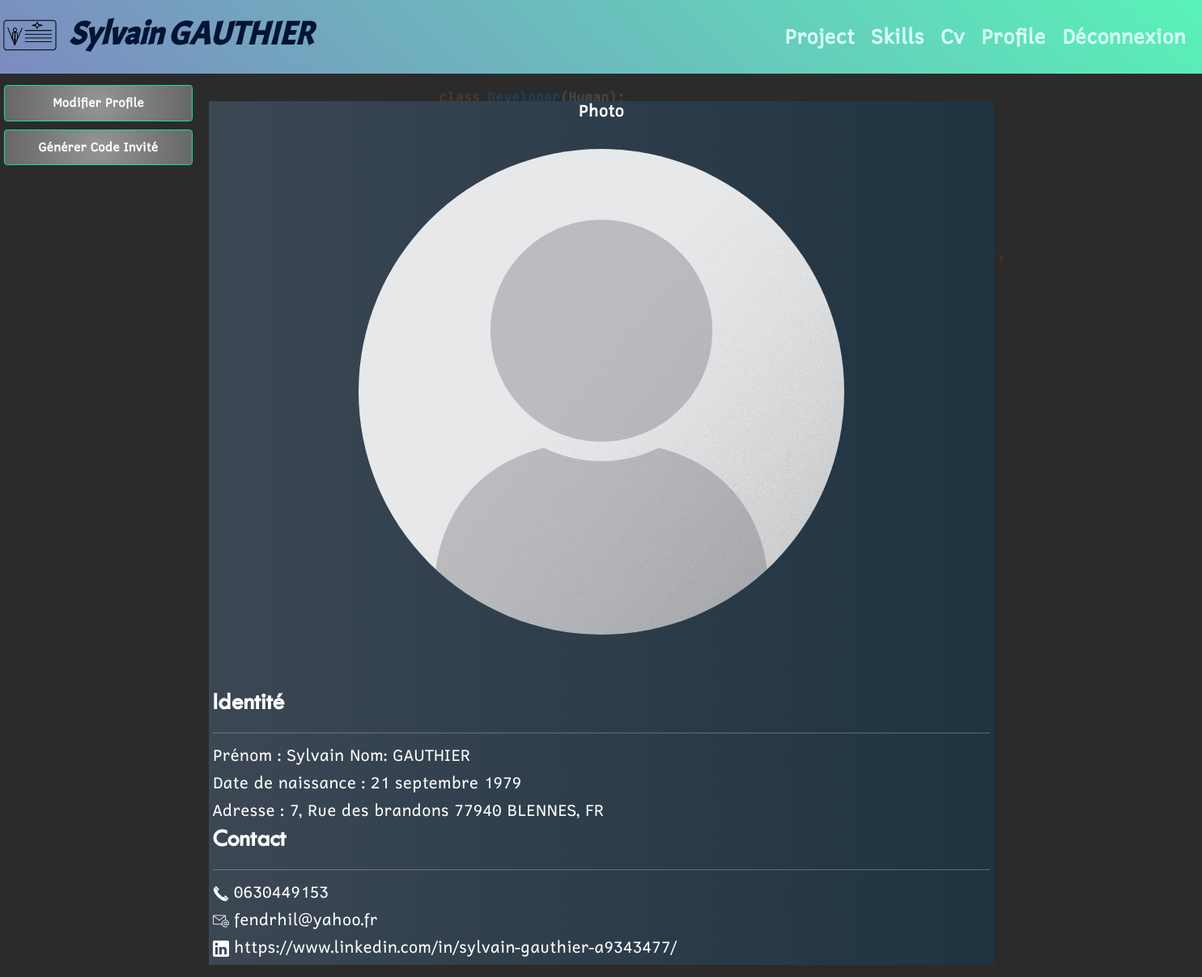
Page /users/profile/ (signed in) on the earlier database version.
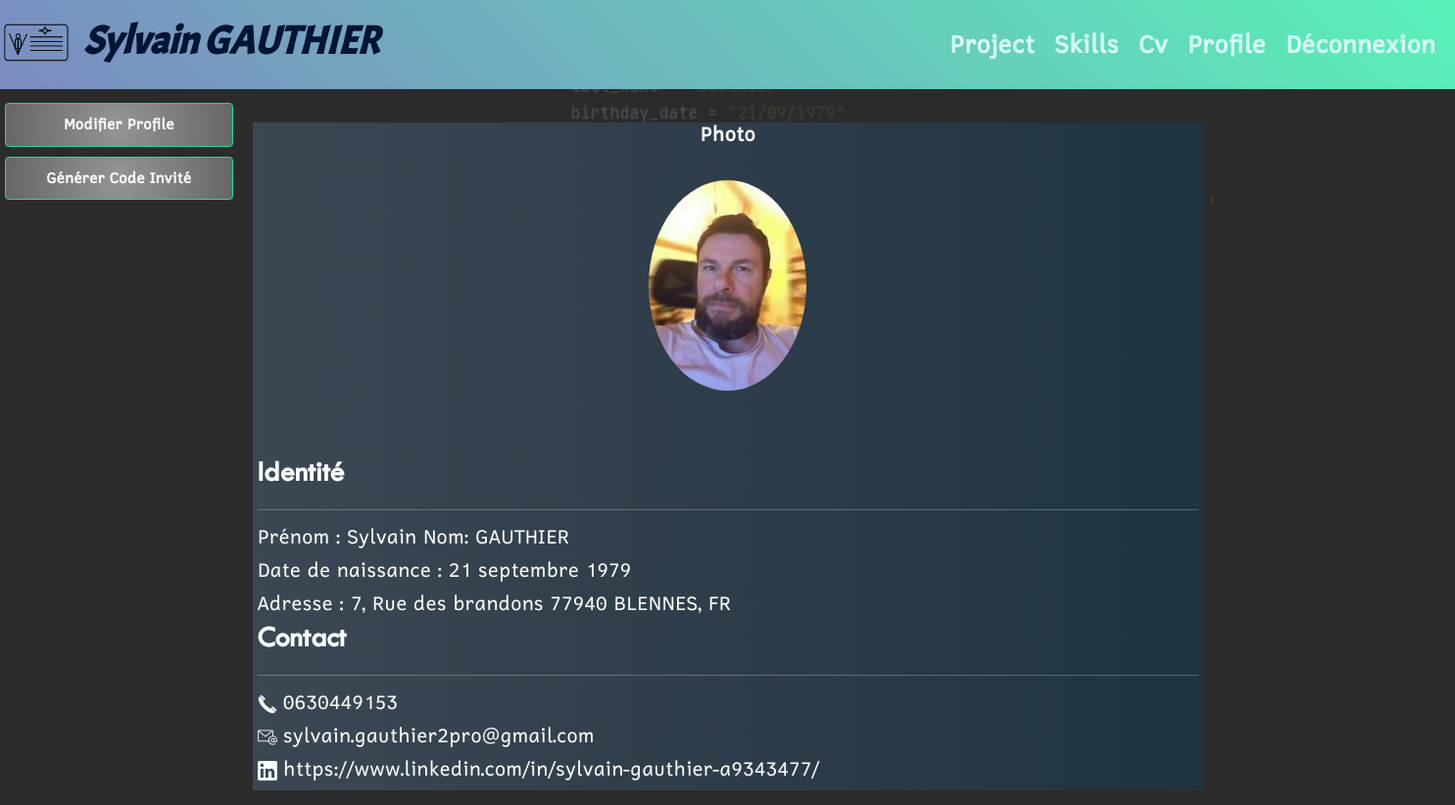
Same page on the later database version.
### users/models/customuser.py (models this page shows, shortened)
class CustomUser(AbstractUser):
    first_name = models.CharField(
        max_length=25,
        verbose_name='First name',
        blank=True
    )
    last_name = models.CharField(
        max_length=25,
        verbose_name='Last name'
    )
    email = models.EmailField(
        max_length=100,
        verbose_name='Email',
        unique=True
    )
    phone_number_regex = RegexValidator(
        regex='(0|\\+33|0033)[1-9][0-9]{8}'
    )
    phone = models.CharField(
        max_length=20,
        verbose_name='Phone',
        blank=True,
        validators=[phone_number_regex]
    )
    mobile = models.CharField(
        max_length=20,
        verbose_name='Mobile',
        blank=True,
        validators=[phone_number_regex]
    )
    birth_date = models.DateField(
        blank=True,
        null=True
    )
    number = models.PositiveIntegerField(
        validators=[MaxValueValidator(9999)],
        blank=True,
        null=True,
        verbose_name='Street number'
    )
    street = models.CharField(
        max_length=100,
        blank=True,
        null=True,
        verbose_name='Street name'
    )
    city = models.CharField(
        max_length=64,
        blank=True,
        null=True,
        verbose_name='City'
    )
    state = models.CharField(
        max_length=2,
        validators=[MinLengthValidator(2)],
        blank=True,
        null=True,
        verbose_name='State'
    )
    zip_code = models.PositiveIntegerField(
        validators=[MaxValueValidator(99999)],
        blank=True,
        null=True,
        verbose_name='Zip code'
    )
    country = CountryField(
        blank_label="(select country)",
        blank=True,
        null=True,
        verbose_name='Country'
    )
    linkedin_url = models.URLField(
        max_length=200,
        blank=True,
        null=True
    )
    profile_photo = models.ImageField(
        verbose_name='photo de profile',
        default='default_profile.png'
    )
    guest_access_code = models.CharField(
        max_length=20,
        blank=True,
        null=True,
        verbose_name='Guest Access Code'
    )
    guest_access_code_set_at = models.DateTimeField(
        blank=True,
        null=True,
        verbose_name='Guest Access Code Set At'
    )
    IMAGE_MAX_SIZE = (215, 215)

### users/views/edit_profile.py (the view)
# urls.py: path('', cv_views.index, name='cv_home'),
@login_required
def index(request):
    return render(request,
                  'users/profile.html',
                  context={'user': request.user}
                  )

### users/templates/users/profile.html
{% extends 'index.html' %}
{% block sidebar %}
    {% include 'users/partials/profile_menu_snippet.html' %}
{% endblock sidebar %}
{% block content %}
    {% include 'users/partials/user_profile_snippet.html'%}
{% endblock content %}

### templates/index.html (shortened to what this page needs)
<!DOCTYPE html>
{% load static %}
<html lang="fr">
<head>
    <link rel="stylesheet" href="{% static 'css/bootstrap.css' %}">
    <link rel="stylesheet" href="{% static 'css/style.css' %}">
    <link rel="stylesheet" type="text/css" href="{% static 'css/cv_printing.css' %}" media="print">
</head>
<body>
    <header class="fixed-content">
        <nav class="navbar navbar-expand-sm">
            <a class="navbar-brand" href="{% url 'index' %}">
                <img src="{% static 'img/VcardOline_logo.png' %}">
            </a>
        {% if user.is_authenticated %}
                <h1 class="header__logo">
                    {{ user.first_name }} {{ user.last_name }}
                </h1>
        {% elif access_code %}
                 <h1 class="header__logo">
                    {{ inviter.first_name }} {{ inviter.last_name }}
                 </h1>
        {% else %}
                <h1 class="header__logo">
                    VCard Online
                </h1>
        {% endif %}
            <div class="collapse navbar-collapse" id="navbarSupportedContent">
                <ul class="navbar-nav ms-auto mx-4">
                {% if user.is_authenticated %}
                    <li class="nav-item nav__link"> <a class="nav-link" href="{% url 'project:project_home' %}">Project</a> </li>
                    <li class="nav-item nav__link"> <a class="nav-link" href="{% url 'skill:skill_home' %}">Skills</a> </li>
                    <li class="nav-item nav__link"> <a class="nav-link" href="{% url 'cv:cv_home' %}">Cv</a> </li>
                    <li class="nav-item nav__link"> <a class="nav-link" href="{% url 'users:profile_home' %}">Profile</a> </li>
                    <li class="nav-item nav__link"> <a class="nav-link" href="{% url 'users:logout' %}">Déconnexion</a> </li>
                {% else %}
                    <li class="nav-item nav__link"> <a class="nav-link" href="{% url 'access_code' %}">enter ID</a> </li>
                    <li class="nav-item nav__link"> <a class="nav-link" href="{% url 'users:login' %}">login</a> </li>
                    <li class="nav-item nav__link"> <a class="nav-link" href="{% url 'users:signup' %}">signup</a> </li>
                {% endif %}
                </ul>
            </div>
        </nav>
    </header>
    <div class="mainscreen row">
        {% if user.is_authenticated or access_code %}
            <div class="sidebar col-sm-2">
                {% block sidebar %}{% endblock sidebar %}
            </div>
            <div class="display col-sm-8">
        {% else %}
            <div class="display col-12">
        {% endif %}
            <section class="container">
                {% block content %}{% endblock content %}
            </section>
        </div>
    </div>
</body>
</html>

### users/templates/users/partials/user_profile_snippet.html (shortened to what this page needs)
{% load static %}
{% load users_extras %}
<main class="cv row">
    <div class="cv-info bg-light border-0 p-0">
        <div class="text-center">
            <h3>Photo</h3>
            <img class="rounded-circle m-5" src="{{ user.profile_photo.url }}">
        </div>
        <div class="pt-5">
            <div class="identité p-2">
                <h2>Identité</h2>
                <hr>
                Prénom : {{user.first_name}} Nom: {{user.last_name}}<br>
                Date de naissance : {{user.birth_date}}
                <br>
                Adresse : {{user.number}}, {{user.street}} {{user.zip_code}} {{user.city}}, {{user.country}}
                <br>
                <h2>Contact</h2>
                <hr>
                <img src="{% static 'img/telephone_by_nawicon_white.png' %}" width="20" height="20">
                {{ user.mobile }}<br>
                <img src="{% static 'img/email_by_those_icons_white.png' %}" width="20" height="20">
                {{ user.email }}<br>
                <img src="{% static 'img/logo-linkedin_by_google_white.png' %}" width="20" height="20">
                <a href="{{ user.linkedin_url }}" >{{ user.linkedin_url }}</a>
                <br>
            </div>
        </div>
    </div>
</main>

Differences in the rows shown:
changed CustomUser "Sylvain": profile_photo: picture added in place of a placeholder; email "fendrhil@yahoo.fr" → "sylvain.gauthier2pro@gmail.com"
